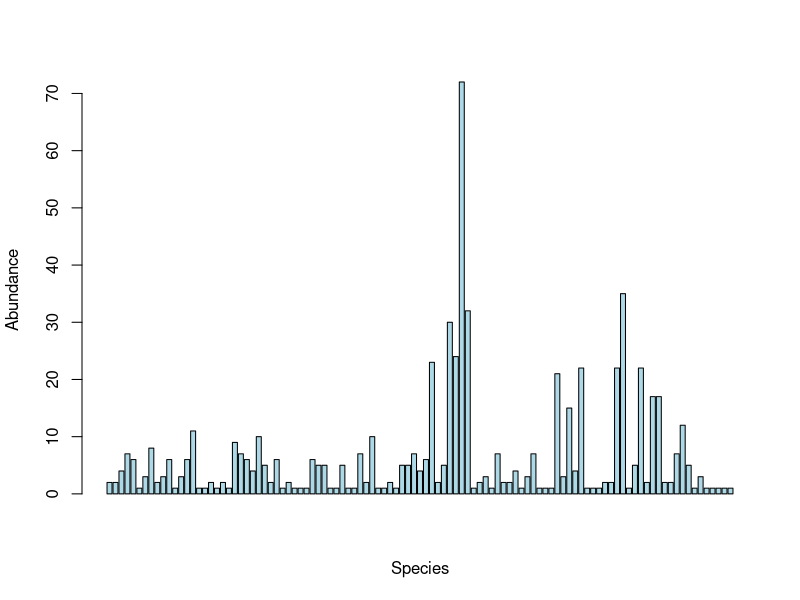
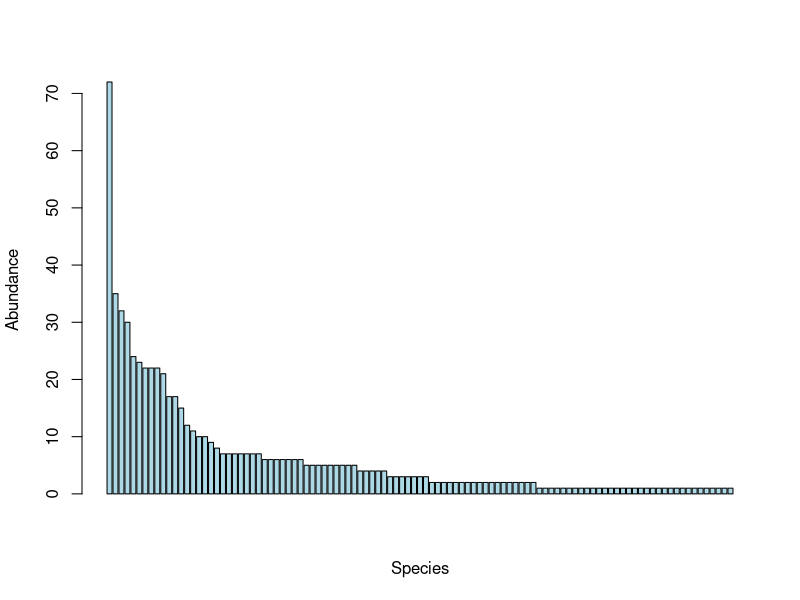
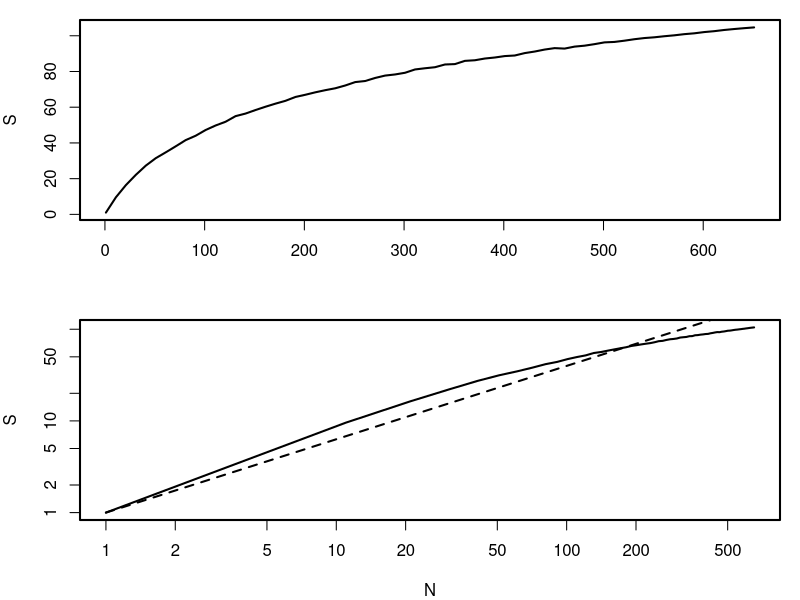
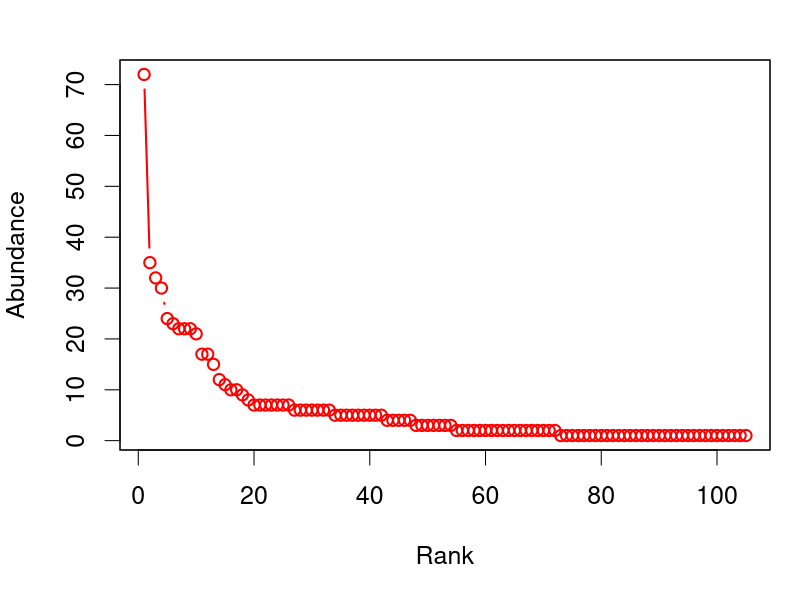
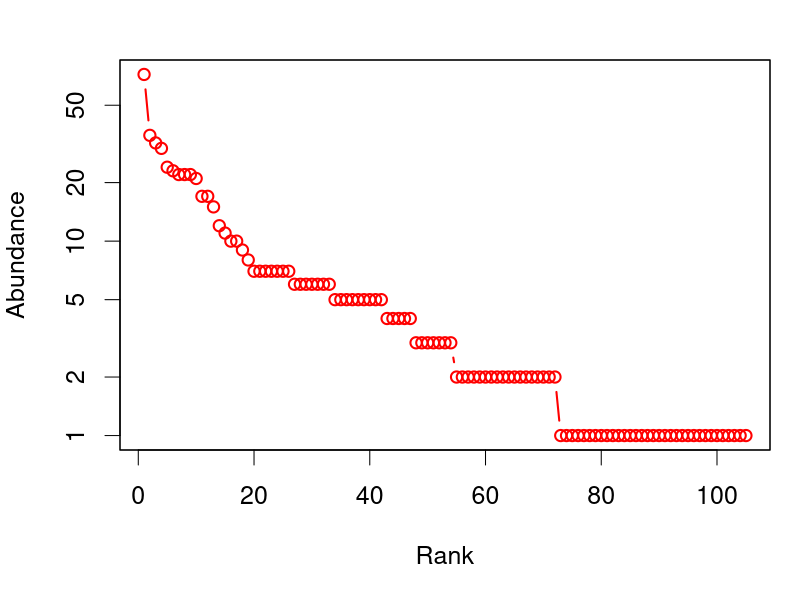
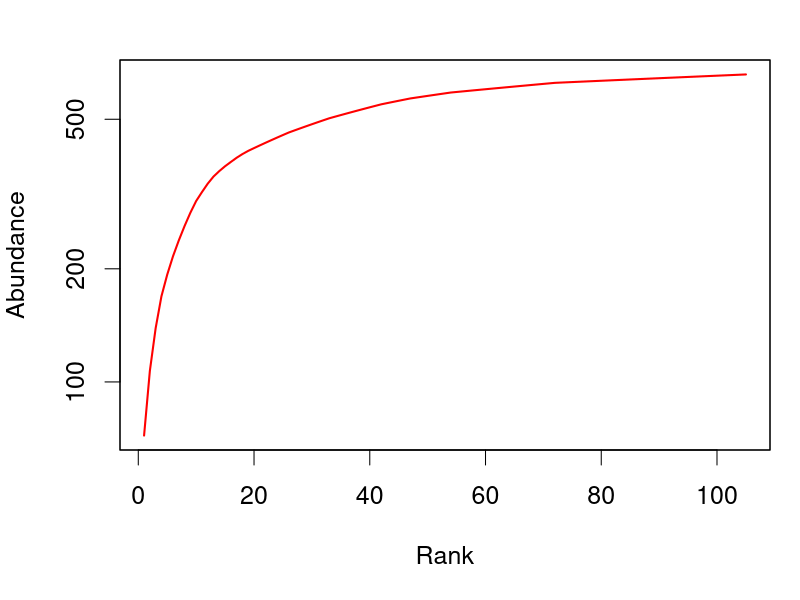
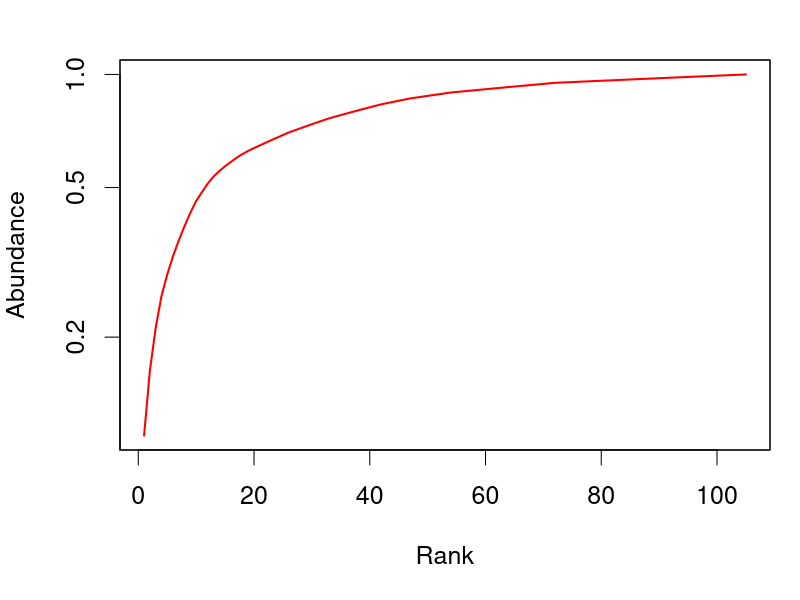
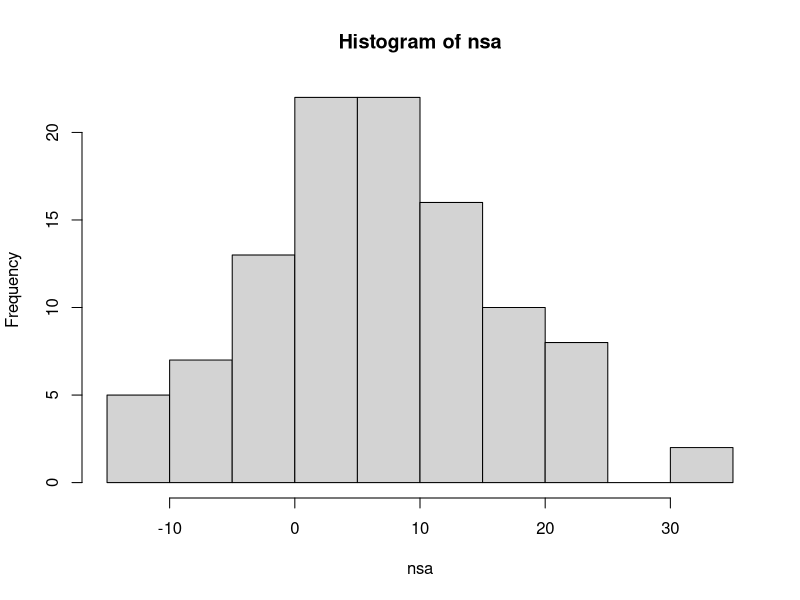

Recreate these plots in R, in order.
# Diversity
# Script for course

setwd("c:/daten/R/Lehre")

# Alpha Diversity
# PBDB collection 31618
# Bangtoupo F30, Qingyan, China: Pelsonian - Illyrian, China
dat <- read.table(file="Diversity1.csv", header=TRUE, sep=";")



attach(dat)

windows()
barplot(Individuen, xlab="Species", ylab="Abundance", col="lightblue")
barplot(sort(Individuen, decreasing=T), xlab="Species", ylab="Abundance", col="lightblue")

# Immediate values
 S <- nrow(dat) # = number of species
 N <- sum(Individuen) # N
 cl <- length(levels(factor(Class))) # Number of classes
 gen <- length(levels(factor(Genus))) # Number of genera
 menh <- S/sqrt(N) # Menhinick Index
 marg <- (S-1)/log(N) # Margalef Index

# Prepare data for other indices
 psp <- Individuen/N  # Proportions of each individual in assemblage
 sha <- psp*log(psp)  # For Shannon-Index
 p2 <- psp^2          # For Hurlbert's PIE and Simpson's index

 # Calculate indices
      H <- -sum(sha)             ## Shannon H
      J <- H/log(S)              ## Shannon J
      E <- exp(H)/S              ## Equitability
      pD <- max(psp)             ## Berger-Parker Dominanz
      D <- sum(p2)               ## Simpson's D
      PIE <- S/(S-1)*(1-sum(p2)) ## Hurlbert's PIE
 
  # Fisher's alpha  S = a ln(1+N/a) 
     alpha <- 1
     F <- 1
     while(F <= S) {
           F <- alpha * log(1+N/alpha)
           alpha <- alpha+0.01
            }

 # Get one value for 100 individuals
    gensp <- paste(Genus, Species)
     abu <- rep(gensp, Individuen)
     trial <- 1000 # subsampling trials
        rardiv <- numeric()
         erdiv <- numeric()
      div <- numeric()

     for (i in 1:trial) {
       z <- sample(abu, 100) # subsampling without replacement
       div[i] <- length(levels(factor(z)))    
           }  


 


  # Empirical rarefaction
     # Expected number of species if x individuals are collected
     gensp <- paste(Genus, Species)
     abu <- rep(gensp, Individuen)
     trial <- 100 # subsampling trials
        rardiv <- numeric()
         erdiv <- numeric()
       count <- 1 
        sq <- seq(1, 651, by=10)
     for (j in sq)  {

      div <- numeric(trial)

     for (i in 1:trial) {
       z <- sample(abu, j) # subsampling without replacement
       div[i] <- length(levels(factor(z)))    
           }  

      # Rarefied diversity
       rardiv[count] <- mean(div)
       erdiv[count] <- sd(div)
      count <- count+1
  }



op <- par(mfrow=c(2,1), lwd=2, mar=c(4,4,1,1))
 plot(sq, rardiv, type="l", xlab="", ylab="S")
 plot(sq, rardiv, log="xy", type="l", xlab="N", ylab="S")
  x <- seq(600); y <- x^0.8
  points(x,y, type="l", lty=2)
par(op)


# Summarize results
resname <- c("Species", "Individuals", "H", "J", "Simpson's D", "1-D", "PIE", "Berger-Parker", "Fisher's alpha",
   "Margalef", "Menhinick", "Rarefied.200", "SD_Rarefied.200")                       
resu <- c(S, N, H, J, D, 1-D, PIE, pD, alpha, marg, menh, rardiv[9], erdiv[9])
resround <- round(resu, 3)
x <- data.frame(cbind(resname, resround))
x

write.table(x, file="Result_div1.csv", sep=";", row.names=FALSE)


####
 ## Rank-abundance curve
 z <- sort(Individuen, decreasing=T)
 op <- par(cex=1.5, lwd=1.5, mar=c(5,4,2,1))

 # Linear plot
 plot(z, type="b", xlab="Rank", ylab="Abundance", col="red", lwd=2)

 # Log plot
 plot(z, type="b", log="y", xlab="Rank", ylab="Abundance", col="red", lwd=2)

 # Cummulative plot
 plot(cumsum(z), type="l", log="y", xlab="Rank", ylab="Abundance", col="red", lwd=2)
 # Cummulative proportional plot
 plot(cumsum(z/N), type="l", log="y", xlab="Rank", ylab="Abundance", col="red", lwd=2)

par(op)


# Create model distributions given data
 # Normal distribution
   Nm <- mean(Individuen)
   Nsd <- sd(Individuen)
    nsa <- rnorm(S, Nm, Nsd)
    hist(nsa)
     z2 <- sort(nsa, decreasing=T)
     plot(z2, type="l", log="y", xlab="Rank", ylab="Abundance", col="red", lwd=2)
 # Lognormal distribution
    lN <- log(Individuen)
    lNm <- mean(lN)
    lNsd <- sd(lN)
    lsa <- rlnorm(S, lNm, lNsd) 
    hist(lsa)
     z3 <- sort(lsa, decreasing=T)
     plot(z3, type="l", log="y", xlab="Rank", ylab="Abundance", col="red", lwd=2)
 # Geometric series
   # Determine rate
       zn <- z[1] # use dominant
       rt <- S/zn/min(Individuen) # overall slope
       z4 <- numeric()
       for (i in 1:S) z4 <- c(zn, z4/rt)
       # use regression model
       reg <- lm(log(z) ~ seq(1,length(z)))
       reg2 <- exp(predict(reg))

     plot(reg2, type="l", log="y", xlab="Rank", ylab="Abundance", col="red", lwd=2)

   

### Multiplot
plot(z, type="b", log="y", xlab="Rank", ylab="Abundance", col="red", lwd=2)
 points(z2, type="l", col="grey")
 points(z3, type="l", col="blue")
 points(reg2, type="l", col="green")

library(vegan)
 fit <- radfit(Individuen)
 plot(fit)
 
detach(dat)